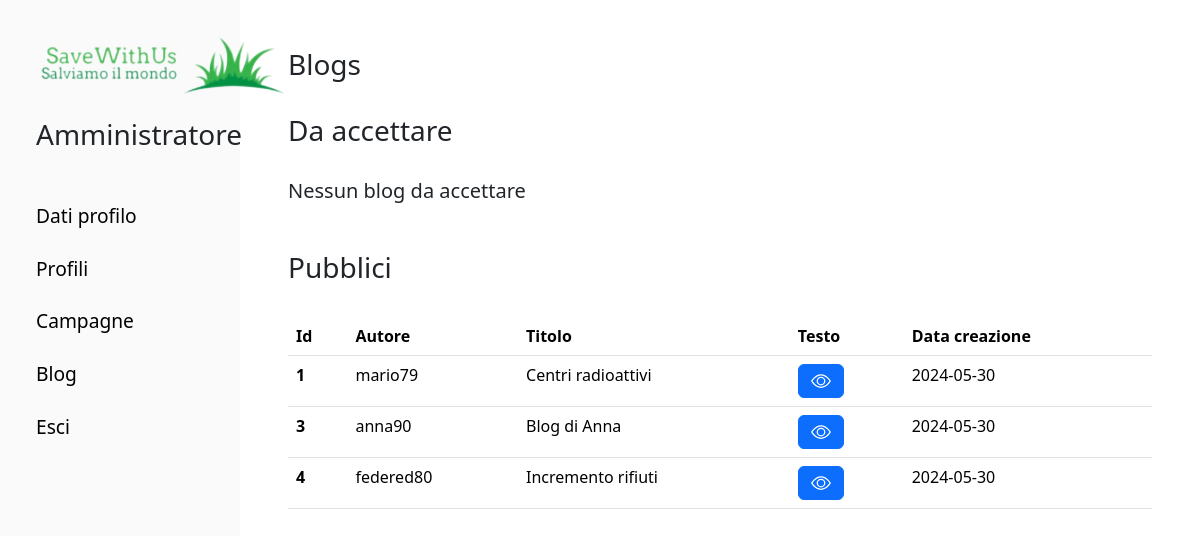
Before: /admin/index.php?page=blog (signed in) with the older database file.
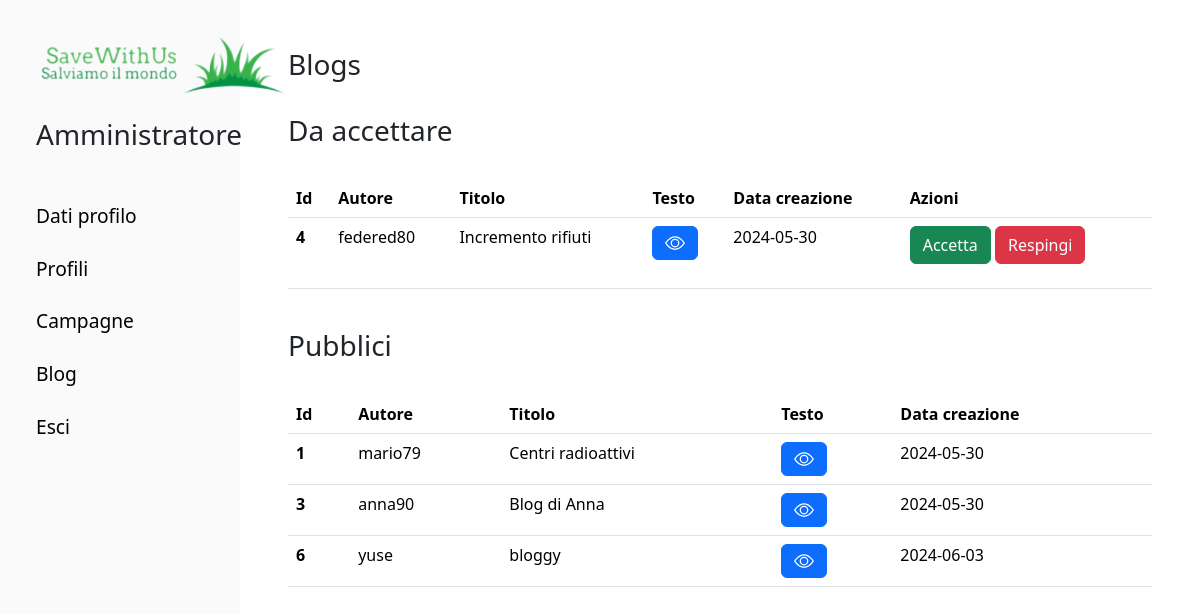
After: the same page with the newer database file.
### tables this page shows
CREATE TABLE `blog` (
  `id_blog` int(11) NOT NULL,
  `titolo` varchar(50) NOT NULL,
  `testo` varchar(700) NOT NULL,
  `created` date NOT NULL,
  `stato` int(11) NOT NULL,
  `autore` int(11) NOT NULL
);

CREATE TABLE `utenti` (
  `id_user` int(11) NOT NULL,
  `nome` varchar(20) NOT NULL,
  `cognome` varchar(20) NOT NULL,
  `email` varchar(40) NOT NULL,
  `num_tel` char(13) NOT NULL,
  `username` varchar(10) NOT NULL,
  `password` char(60) NOT NULL,
  `created` datetime NOT NULL
);

### admin/pages.php (the view, shortened to what the changed rows need)
<?php
function get_page($page)
{
    include('../db.php');
    $sql = "SELECT * from amministratori WHERE id_admin=" . $_SESSION['idamm'];
    $risprivilegi = $conn->query($sql);
    switch ($page) {
?>
        <?php
        case "blog":
            if ($risprivilegi->fetch_assoc()['azione_blog'] == "true") {
        ?>
            <div class="table-blogs">
                <br>
                <table class="table">
                    <h3>Da accettare</h3><br>
                    <?php
                    $sql = "SELECT blog.id_blog, blog.titolo, blog.testo, blog.created, blog.stato, blog.autore, utenti.id_user, utenti.username FROM utenti join blog on utenti.id_user=blog.autore where blog.stato=1";
                    $ris = $conn->query($sql);
                    if ($ris->num_rows > 0) {
                    ?>
                        <thead class="thead-dark">
                            <tr>
                                <th scope="col">Id</th>
                                <th scope="col">Autore</th>
                                <th scope="col">Titolo</th>
                                <th scope="col">Testo</th>
                                <th scope="col">Data creazione</th>
                                <th scope="col">Azioni</th>
                            </tr>
                        </thead>
                        <tbody>
                            <?php
                            while ($row = $ris->fetch_assoc()) {
                            ?>
                                <tr>
                                    <th><?= $row['id_blog'] ?></th>
                                    <td><?= $row['username']  ?></td>
                                    <td><?= $row['titolo'] ?></td>
                                    <td>
                                        <button class="btn btn-primary" onclick="view_content_blog('<?= $row['id_blog']  ?>')">
                                        </button>
                                    </td>
                                    <td><?= $row['created'] ?></td>
                                    <td>
                                        <form action="<?= htmlspecialchars($_SERVER['PHP_SELF']) . "?azioneblog=" . $row["id_blog"] ?>" method="post">
                                            <input type="submit" class="btn btn-success" value="Accetta" name="accept">
                                            <input type="submit" class="btn btn-danger" value="Respingi" name="delete">
                                        </form>
                                    </td>
                                </tr>
                            <?php
                            }
                            ?>
                        </tbody>
                    <?php
                    } else {
                    ?>
                        <tr>
                            <h5>Nessun blog da accettare</h5>
                        </tr>
                    <?php
                    }
                    ?>
                </table>
                <table class="table">
                    <br>
                    <h3>Pubblici</h3><br>
                    <?php
                    $sql = "SELECT blog.id_blog, blog.titolo, blog.testo, blog.created, blog.stato, blog.autore, utenti.id_user, utenti.username FROM utenti join blog on utenti.id_user=blog.autore where blog.stato=2";
                    $ris = $conn->query($sql);
                    if ($ris->num_rows > 0) {
                    ?>
                        <thead class="thead-dark">
                            <tr>
                                <th scope="col">Id</th>
                                <th scope="col">Autore</th>
                                <th scope="col">Titolo</th>
                                <th scope="col">Testo</th>
                                <th scope="col">Data creazione</th>
                            </tr>
                        </thead>
                        <tbody>
                            <?php
                            while ($row = $ris->fetch_assoc()) {
                            ?>
                                <tr>
                                    <th><?= $row['id_blog'] ?></th>
                                    <td><?= $row['username']  ?></td>
                                    <td><?= $row['titolo'] ?></td>
                                    <td>
                                        <button class="btn btn-primary" onclick="view_content_blog('<?= $row['id_blog']  ?>')">
                                        </button>
                                    </td>
                                    <td><?= $row['created'] ?></td>
                                </tr>
                            <?php
                            }
                            ?>
                        </tbody>
                    <?php
                    } else {
                    ?>
                        <tr>
                            <h5>Nessun blog pubblico</h5>
                        </tr>
                    <?php
                    }
                    ?>
                </table>
            </div>
        <?php
            } else {
                echo 'Non hai accesso a questa sezione';
            }
            break;
        ?>
<?php
    }
}
?>

Changed rows visible on the page:
changed blog "Incremento rifiuti": moves from the list under "Pubblici" to the list under "Da accettare"
added blog: id_blog "6", autore.username "yuse", titolo "bloggy", created "2024-06-03", shown under "Pubblici"
Other visible differences:
text no longer shown: "Nessun blog da accettare"
text now shown: "Id Autore Titolo Testo Data creazione Azioni"
